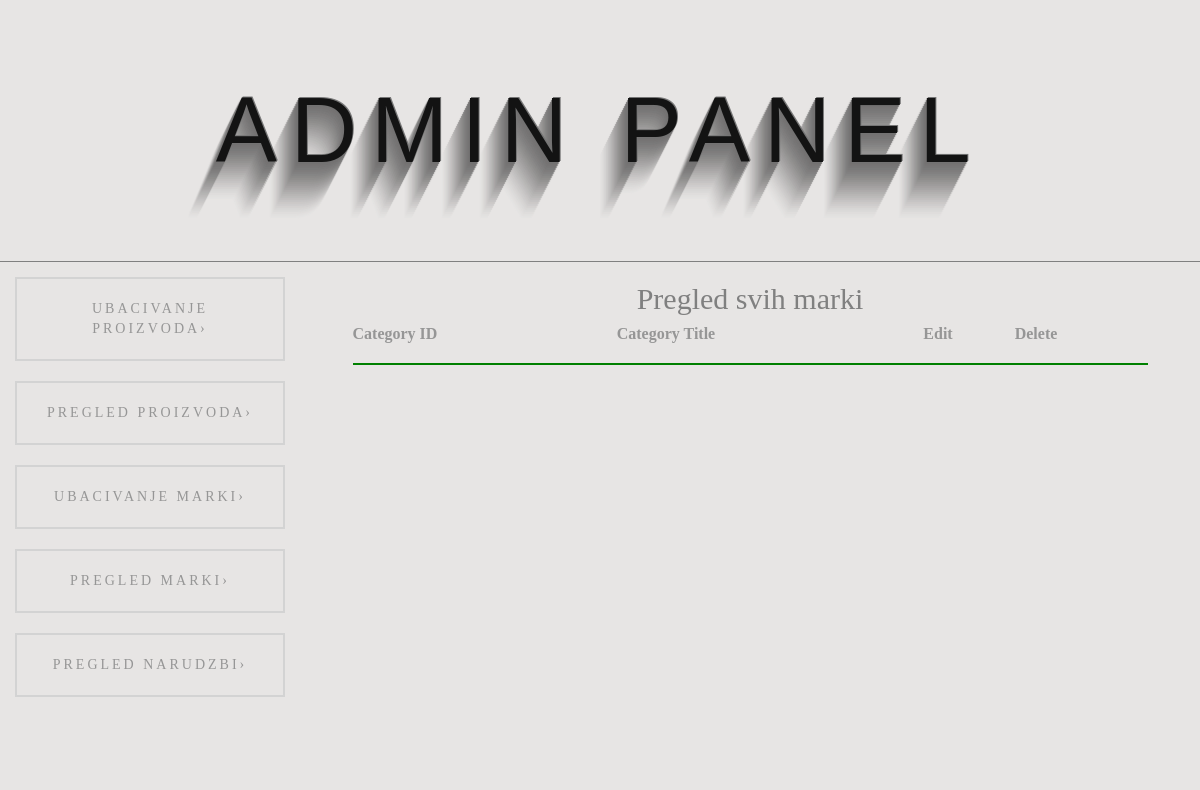
Before: /admin_area/index.php?pregled_marki with the older database file.
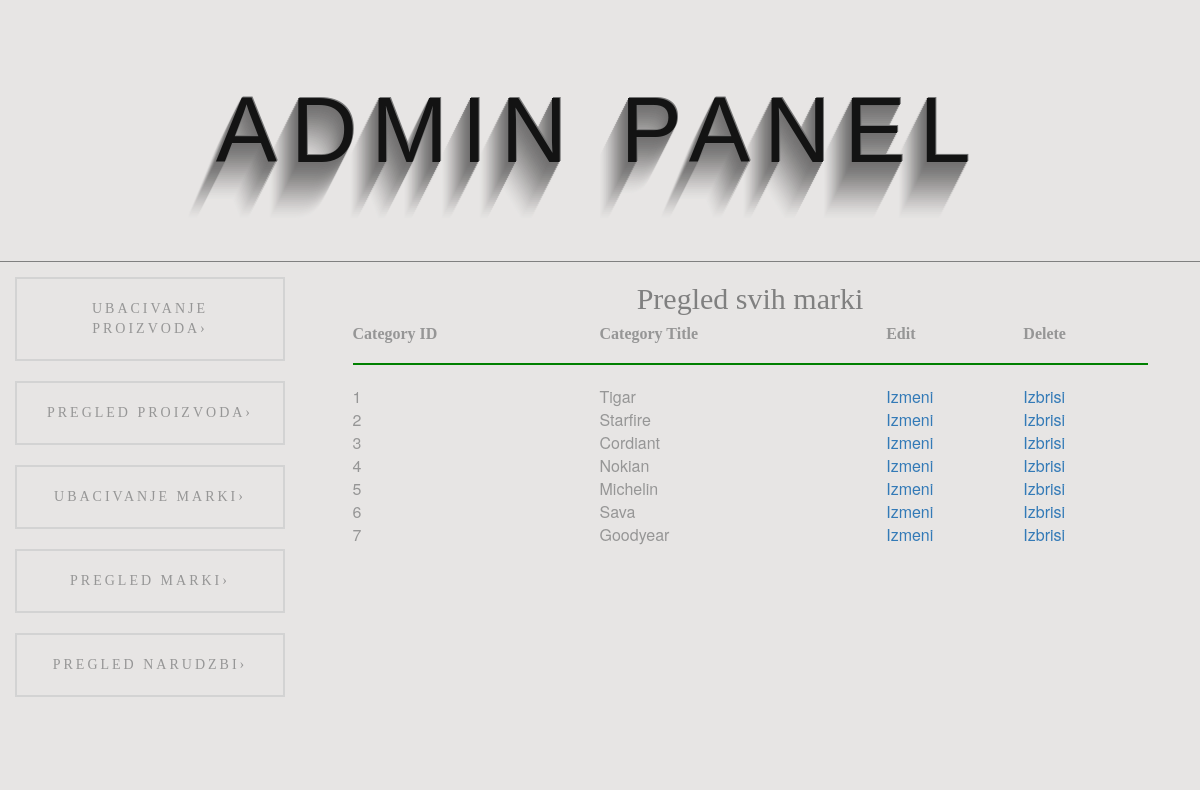
After: the same page with the newer database file.
### tables this page shows
CREATE TABLE IF NOT EXISTS `marka` (
  `id_marka` int(11) NOT NULL AUTO_INCREMENT,
  `marka` varchar(50) NOT NULL,
  PRIMARY KEY (`id_marka`)
);

### admin_area/pregled_marki.php (the view)
<table width="795" align="center" bgcolor="pink">
    <tr align="center">
        <td colspan="6"><h2 style="font-family: 'Bebas Neue Regular';color:grey;">Pregled svih marki</h2></td>
    </tr>
    <tr align="center" style="font-family: 'Bebas Neue Regular'" ">
        <th style="color: #969696">Category ID<hr style="border: 1px solid green;"></th>
        <th style="color: #969696">Category Title<hr style="border: 1px solid green;"></th>
        <th style="color: #969696">Edit<hr style="border: 1px solid green;"></th>
        <th style="color: #969696">Delete<hr style="border: 1px solid green;"></th>
    </tr>
    <?php
    include("db_config.php");
    $get_cat = "select * from marka";
    $run_cat = mysqli_query($con, $get_cat);
    $i = 0;
    while ($row_cat=mysqli_fetch_array($run_cat)){
        $id_marka = $row_cat['id_marka'];
        $marka = $row_cat['marka'];
        $i++;
        ?>
        <tr align="left">
            <td style="color: #969696"><?php echo $i;?></td>
            <td style="color: #969696"><?php echo $marka;?></td>
            <td style="color: #969696"><a href="index.php?edit_cat=<?php echo $id_marka; ?>">Izmeni</a></td>
            <td style="color: #969696"><a href="delete_cat.php?delete_cat=<?php echo $id_marka;?>">Izbrisi</a></td>
        </tr>
    <?php } ?>
</table>

### admin_area/index.php (shortened to what this page needs)
<html>
<head>
    <link rel="stylesheet" href="https://maxcdn.bootstrapcdn.com/bootstrap/3.3.7/css/bootstrap.min.css">
    <link rel="stylesheet" href="https://maxcdn.bootstrapcdn.com/bootstrap/3.3.7/css/bootstrap.min.css">
    <link rel="stylesheet" href="styles/style.css">
</head>
<body>
<div class="col-xs-12 col-sm-12 col-md-12 col-lg-12" style="padding: 0;margin: 0;border-bottom: 1px solid grey" >
    <h1 class='elegantshadow' style="margin: 0"><span class="alt-logo">Admin Panel</span></h1>
</div>
<div class="col-xs-12 col-sm-3 col-md-3 col-lg-3 left" style="height: 500px;text-align: center;padding: 15px;background-color: #e7e5e4;">
    <a href='index.php?insert_tires'><div class=\"center-wrap\">
            <div class='button'>
                <a href="index.php?insert_tires" style="font-family: 'Bebas Neue Regular'">Ubacivanje proizvoda<span class='shift'>›</span></a>
            </div>
        </div></a>
    <br />
    <a href='index.php?pregled_proizvoda'><div class=\"center-wrap\">
            <div class='button'>
                <a href="index.php?pregled_proizvoda" style="font-family: 'Bebas Neue Regular'">Pregled proizvoda<span class='shift'>›</span></a>
            </div>
        </div></a>
    <br />
    <a href='index.php?insert_marka'><div class=\"center-wrap\">
            <div class='button'>
                <a href="index.php?insert_marka" style="font-family: 'Bebas Neue Regular'">Ubacivanje marki<span class='shift'>›</span></a>
            </div>
        </div></a>
    <br />
    <a href='index.php?pregled_marki'><div class=\"center-wrap\">
            <div class='button'>
                <a href="index.php?pregled_marki" style="font-family: 'Bebas Neue Regular'">Pregled marki<span class='shift'>›</span></a>
            </div>
        </div></a>
    <br />
    <a href='index.php?pregled_narudzbi'><div class=\"center-wrap\">
            <div class='button'>
                <a href="index.php?pregled_narudzbi" style="font-family: 'Bebas Neue Regular'">Pregled narudzbi<span class='shift'>›</span></a>
            </div>
        </div></a>
    <br />
    <br />
</div>
<div style="background-color: #e7e5e4; height: 1400px ">
    <?php
    if(isset($_GET['pregled_marki']))
    {
        include('pregled_marki.php');
    }
    ?>
</div>
</body>
</html>

### admin_area/styles/style.css (style rules this page uses)
h1 { font-family: "Avant Garde", Avantgarde, "Century Gothic", CenturyGothic, "AppleGothic", sans-serif; font-size: 92px; padding: 80px 50px; text-align: center; text-transform: uppercase; text-rendering: optimizeLegibility; }
h1.elegantshadow { color: #131313; background-color: #e7e5e4; letter-spacing: .15em; text-shadow: 1px -1px 0 #767676, -1px 2px 1px #737272, -2px 4px 1px #767474, -3px 6px 1px #787777, -4px 8px 1px #7b7a7a, -5px 10px 1px #7f7d7d, -6px 12px 1px #828181, -7px 14px 1px #868585, -8px 16px 1px #8b8a89, -9px 18px 1px #8f8e8d, -10px 20px 1px #949392, -11px 22px 1px #999897, -12px 24px 1px #9e9c9c, -13px 26px 1px #a3a1a1, -14px 28px 1px #a8a6a6, -15px 30px 1px #adabab, -16px 32px 1px #b2b1b0, -17px 34px 1px #b7b6b5, -18px 36px 1px #bcbbba, -19px 38px 1px #c1bfbf, -20px 40px 1px #c6c4c4, -21px 42px 1px #cbc9c8, -22px 44px 1px #cfcdcd, -23px 46px 1px #d4d2d1, -24px 48px 1px #d8d6d5, -25px 50px 1px #dbdad9, -26px 52px 1px #dfdddc, -27px 54px 1px #e2e0df, -28px 56px 1px #e4e3e2; }
.button { position: relative; display: block; background: none center center no-repeat; background-size: cover; border: 2px solid lightgrey; text-transform: uppercase; letter-spacing: .3rem; padding: 20px 15px; text-align: center; max-width: 100%; min-width: 100%; cursor: pointer; overflow: hidden; -webkit-transition: border 1s cubic-bezier(0.19,1,.22,1),color .6s cubic-bezier(0.19,1,.22,1); transition: border 1s cubic-bezier(0.19,1,.22,1), color .6s cubic-bezier(0.19,1,.22,1), background 5s cubic-bezier(0.19,1,.22,1); }
.button a { color: #969696; font-family: 'Varela Round'; text-decoration: none; }
.button .shift { -webkit-transition: all 1.1s cubic-bezier(0.19,1,.22,1); transition: all 1.1s cubic-bezier(0.19,1,.22,1); }

Changed rows visible on the page:
added marka: marka "Tigar"
added marka: marka "Starfire"
added marka: marka "Cordiant"
added marka: marka "Nokian"
added marka: marka "Michelin"
added marka: marka "Sava"
added marka: marka "Goodyear"
